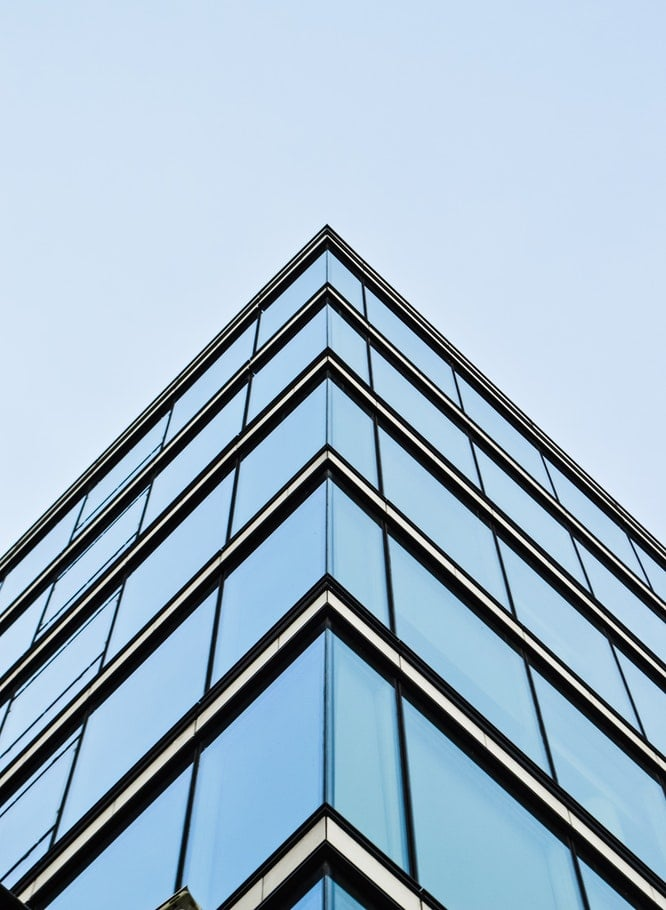
#> input picture image_process_python/images/corners_building_top.jpg, 666 x 910 px, found by its file name
$ python corner.py
#> lines starting #> are read from the running program, lines starting #| are printed output that depends on the picture
### image_process_python/utils.py
import matplotlib.pyplot as plt


# Define a function using matplotlib to display the images
def show_image(image, title="Image", cmap_type="gray"):
    plt.imshow(image, cmap=cmap_type)
    plt.title(title)
    plt.axis("off")
    plt.show()


# [8 lines left out: function show_image_contour, not called in this run]


def show_image_with_corners(image, coords, title="Corners detected"):
    plt.figure(figsize=(12, 10))
    plt.imshow(image, interpolation="nearest", cmap="gray")
    plt.title(title)
    plt.plot(coords[:, 1], coords[:, 0], "+r", markersize=35)
    plt.axis("off")
    plt.show()
    plt.close()


# [45 lines left out: functions show_detected_face, getFaceRectangle, mergeBlurryFace, not called in this run]

### image_process_python/face_feature_detection/corner.py
""" Detect corners in an image using Harris corner detection algorithm. """

import skimage
from utils import show_image, show_image_with_corners

building_image = skimage.io.imread(
    "/users/s0046425/git_projects/2025/data-camp-courses/image_process_python/images/corners_building_top.jpg"
)
#> building_image is the input picture: shape (910, 666, 3); mean R, G, B 158.1, 180.3, 198.1
# Import the corner detector related functions and module
from skimage.feature import corner_harris, corner_peaks
from skimage import color

# Convert image from RGB-3 to grayscale
building_image_gray = color.rgb2gray(building_image)
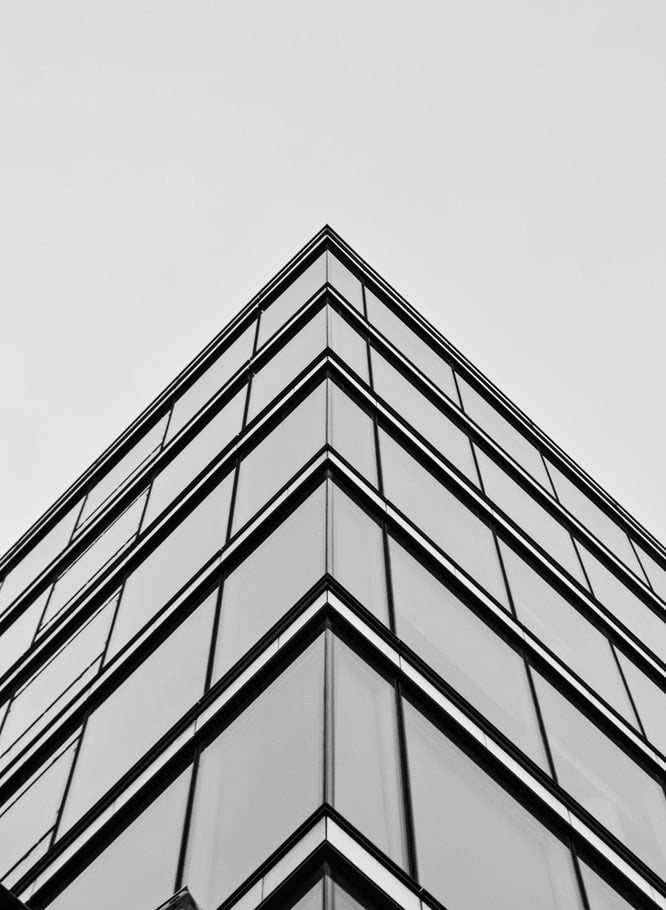
#> building_image_gray: shape (910, 666) float64; min 0, max 1, mean 0.694

# Apply the detector  to measure the possible corners
measure_image = corner_harris(building_image_gray)
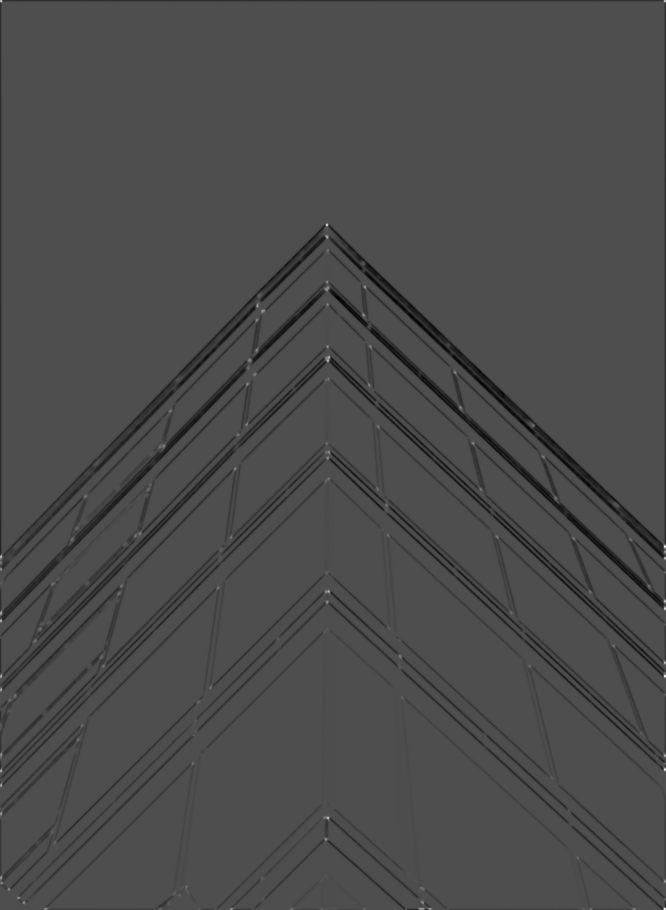
#> measure_image: shape (910, 666) float64; min -2.83, max 6.42, mean -0.102; drawn with min black and max white

# Find the peaks of the corners using the Harris detector
# threshold_rel specifies the minimum intensity of the corner
# and min_distance is the minimum number of pixels separating
coords = corner_peaks(measure_image, min_distance=20, threshold_rel=0.02)
#> coords = 68 pairs, first value 224 to 886, second value 35 to 641
print(
    "With a min_distance set to 20, we detect a total",
    len(coords),
    "corners in the image.",
)
#| With a min_distance set to 20, we detect a total 68 corners in the image.

# Show original and resulting image with corners detected
show_image(building_image, "Original")
show_image_with_corners(building_image, coords)
#> in show_image_with_corners, `plt.show()`:
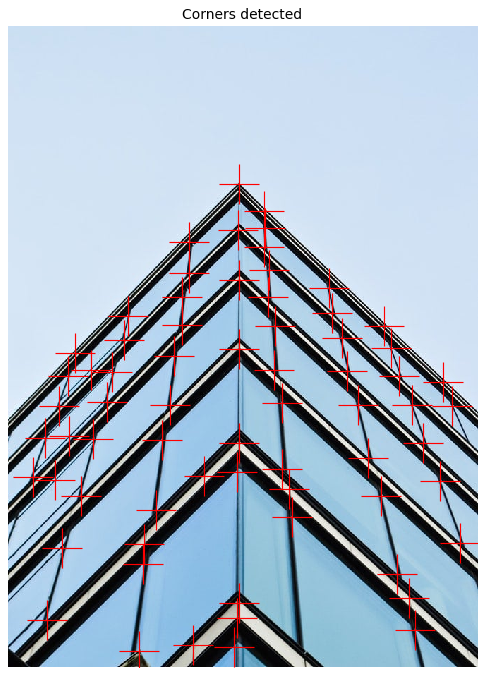
#> figure drawn by matplotlib, 1 panel

# Find the peaks with a min distance of 10 pixels
coords_w_min_10 = corner_peaks(measure_image, min_distance=10, threshold_rel=0.02)
#> coords_w_min_10 = 90 pairs, first value 224 to 899, second value 15 to 648
print(
    "With a min_distance set to 10, we detect a total",
    len(coords_w_min_10),
    "corners in the image.",
)
#| With a min_distance set to 10, we detect a total 90 corners in the image.
